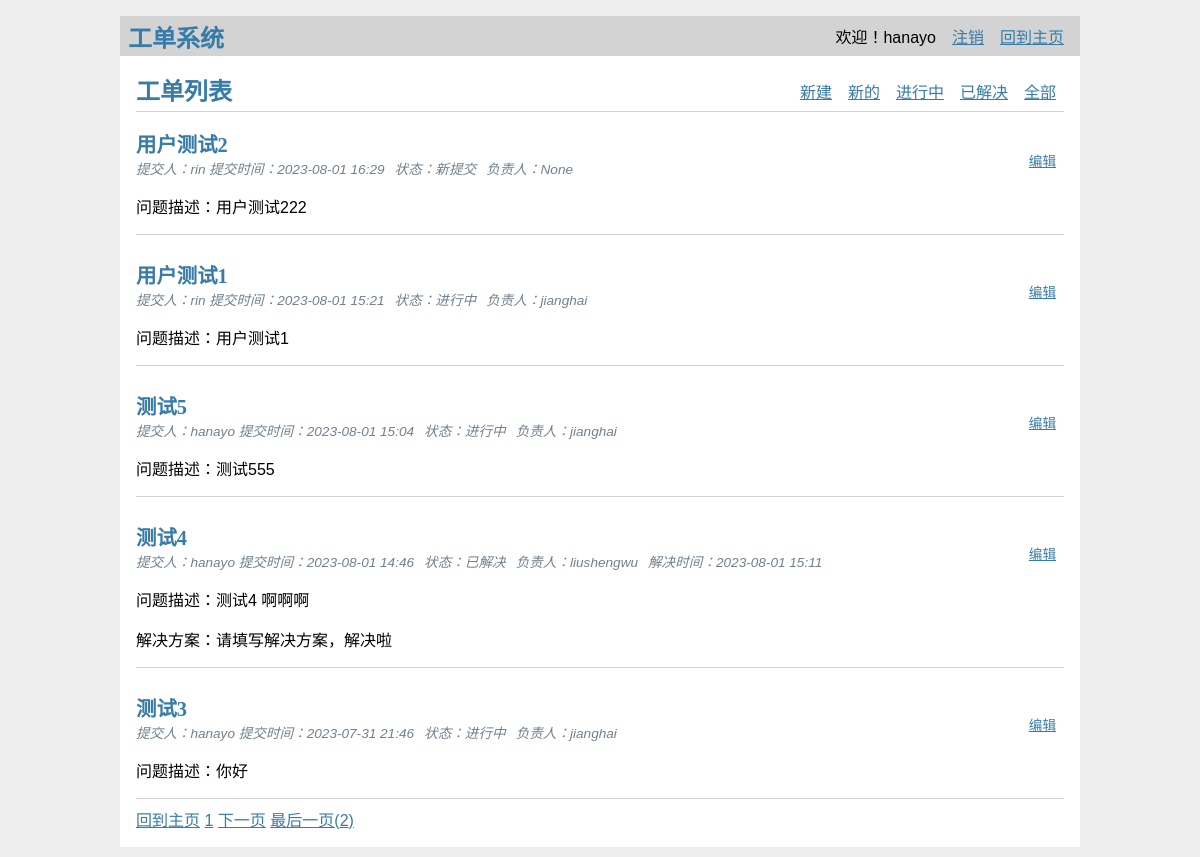
Page / (signed in) on the earlier database version.
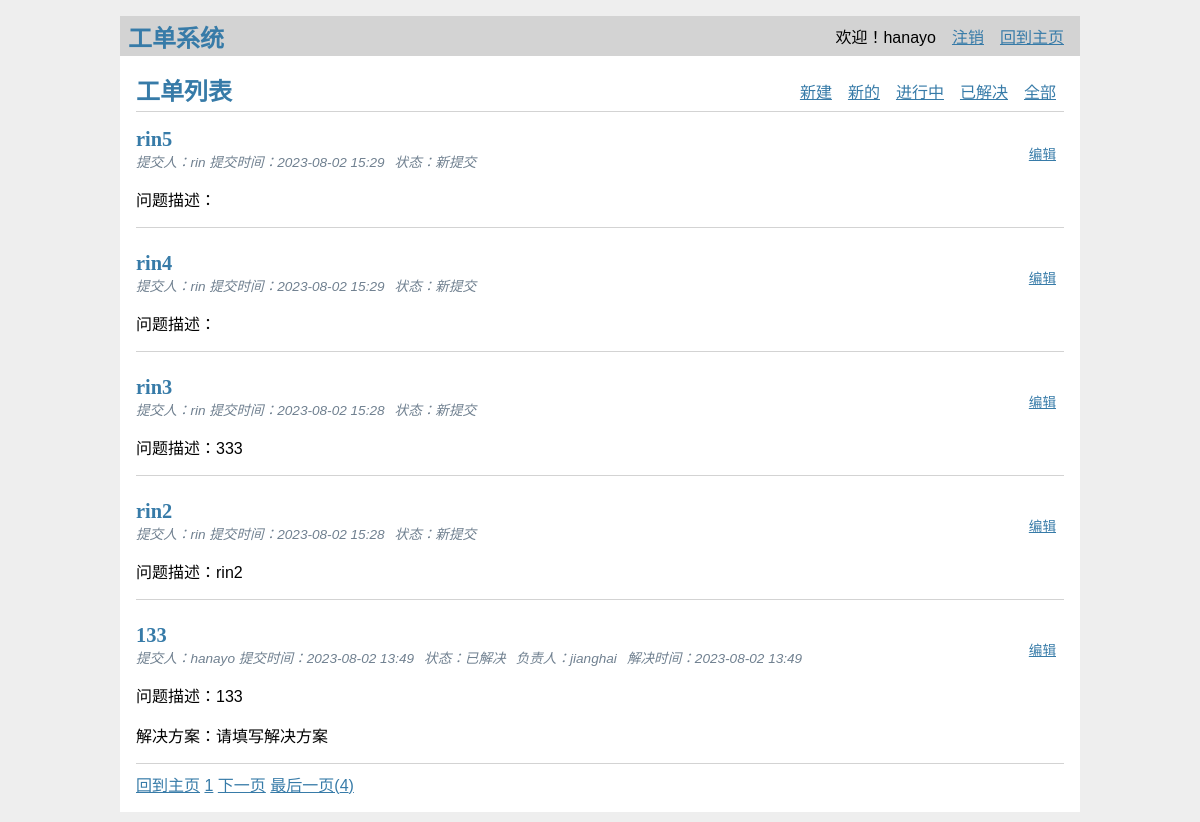
Same page on the later database version.
### tables this page shows
CREATE TABLE user (
  id INTEGER PRIMARY KEY AUTOINCREMENT,
  username TEXT UNIQUE NOT NULL,
  password TEXT NOT NULL
);

CREATE TABLE post (
  id INTEGER PRIMARY KEY AUTOINCREMENT,
  author_id INTEGER NOT NULL,
  created TIMESTAMP NOT NULL DEFAULT CURRENT_TIMESTAMP,
  title TEXT NOT NULL,
  body TEXT NOT NULL,
  category TEXT NOT NULL,
  status TEXT NOT NULL,
  solution TEXT,
  owner TEXT,
  done TIMESTAMP,
  FOREIGN KEY (author_id) REFERENCES user (id)
);

### flaskr/blog.py (the view)
@bp.route('/')
@login_required  # 该装饰器表示该页面需要登录，否则就转到登录页
def index(page=1, key_word=None):
    key_word = key_word
    num_s = (page-1) * PAGE_SIZE
    db = get_db()
    current_userid = session['user_id']
    is_admin = False
    if current_userid in admins:
        is_admin = True
    posts, total_page = get_pages_data(is_admin, current_userid, db, num_s, PAGE_SIZE, key_word)
    return render_template('blog/index.html', posts=posts, s_dict=status_dict,
                           is_admin=is_admin, key_word=key_word, total_page=total_page, page_num=page)

### flaskr/auth.py (called while the page is built)
@bp.before_app_request
def load_logged_in_user():
    user_id = session.get('user_id')
    if user_id is None:
        g.user = None
    else:
        g.user = get_db().execute(
            'SELECT * FROM user WHERE id = ?', (user_id,)
        ).fetchone()

def login_required(view):
    @functools.wraps(view)
    def wrapped_view(**kwargs):
        if g.user is None:
            return redirect(url_for('auth.login'))
        return view(**kwargs)
    return wrapped_view

### flaskr/db.py (called while the page is built)
def get_db():
    if 'db' not in g:
        g.db = sqlite3.connect(
            current_app.config['DATABASE'],
            detect_types=sqlite3.PARSE_DECLTYPES
        )
        g.db.row_factory = sqlite3.Row
    return g.db

### flaskr/templates/blog/index.html (shortened to what this page needs)
{% extends 'base.html' %}
{% block header %}
  <h1>{% block title %}工单列表{% endblock %}</h1>
  {% if g.user %}
    <a class="action" href="{{ url_for('blog.create') }}">新建</a>
  {% endif %}
  {% if is_admin %}
    <a class="action" href="{{ url_for('blog.filter_display', status='new', page=1) }}">新的</a>
    <a class="action" href="{{ url_for('blog.filter_display', status='ongoing', page=1) }}">进行中</a>
    <a class="action" href="{{ url_for('blog.filter_display', status='closed', page=1) }}">已解决</a>
    <a class="action" href="{{ url_for('blog.index') }}">全部</a>
  {% endif %}
{% endblock %}
{% block content %}
  {% for post in posts %}
    <article class="post">
      <header>
        <div>
          <h1>{{ post['title'] }}</h1>
          <div class="about">提交人：{{ post['username'] }} 提交时间：{{ post['created'].strftime('%Y-%m-%d %H:%M') }}</div>
          <div class="about">状态：{{s_dict[post['status']]}} </div>
          {% if not post['owner'] == None %}
          <div class="about">负责人：{{post['owner']}} </div>
          {% endif %}
          {% if post['status'] == "closed" %}
          <div class="about">解决时间：{{post['done'].strftime('%Y-%m-%d %H:%M')}} </div>
          {% endif %}
        </div>
        {% if is_admin%}
          <a class="action" href="{{ url_for('blog.update', id=post['id'], key=key) }}">编辑</a>
        {% endif %}
      </header>
      <p class="body">问题描述：{{ post['body'] }}</p>
      {% if post['status'] == 'closed' %}
      <p class="body">解决方案：{{ post['solution'] }}</p>
      {% endif %}
    </article>
    {% if not loop.last %}
      <hr>
    {% endif %}
  {% endfor %}
    <hr>
    <a class="action" href="{{ url_for('blog.index') }}">回到主页</a>
    {% if total_page > 1 and not key_word %}
    <a class="action" href="{{ url_for('blog.filter_display', status='ongoing') }}">{{page_num}}</a>
        {% if total_page > page_num %}
    <a class="action" href="{{ url_for('blog.pre_page', page=(page_num+1)) }}">下一页</a>
    <a class="action" href="{{ url_for('blog.pre_page', page=total_page) }}">最后一页({{total_page}})</a>
        {% endif %}
    {% endif %}
{% endblock %}

### flaskr/templates/base.html (shortened to what this page needs)
<!doctype html>
<link rel="stylesheet" href="{{ url_for('static', filename='style.css') }}">
<nav>
  <h1>工单系统</h1>
  <ul>
    {% if g.user %}
      <li><span>欢迎！{{ g.user['username'] }}</span>
      <li><a href="{{ url_for('auth.logout') }}">注销</a>
      <li><a href="/">回到主页</a>
    {% else %}
      <li><a href="{{ url_for('auth.register') }}">注册</a>
      <li><a href="{{ url_for('auth.login') }}">登录</a>
    {% endif %}
  </ul>
</nav>
<section class="content">
  <header>
    {% block header %}{% endblock %}
  </header>
  {% block content %}{% endblock %}
</section>

### flaskr/static/style.css (style rules this page uses)
h1, h2, h3, h4, h5, h6 { font-family: serif; color: #377ba8; margin: 1rem 0; }
a { color: #377ba8; }
hr { border: none; border-top: 1px solid lightgray; }
nav { background: lightgray; display: flex; align-items: center; padding: 0 0.5rem; }
nav h1 { flex: auto; margin: 0; }
nav ul { display: flex; list-style: none; margin: 0; padding: 0; }
nav ul li a, nav ul li span, header .action { display: block; padding: 0.5rem; }
.content { padding: 0 1rem 1rem; }
.content > header { border-bottom: 1px solid lightgray; display: flex; align-items: flex-end; }
.content > header h1 { flex: auto; margin: 1rem 0 0.25rem 0; }
.post > header { display: flex; align-items: flex-end; font-size: 0.85em; }
.post > header > div:first-of-type { flex: auto; }
.post > header h1 { font-size: 1.5em; margin-bottom: 0; }
.post .about { color: slategray; font-style: italic; float: left; margin-right:10px }
.post .body { white-space: pre-line; }
.content:last-child { margin-bottom: 0; }

Differences in the rows shown:
no longer on this page (row unchanged): post: title "用户测试2", username "rin", created "2023-08-01 16:29", status "新提交", owner "None", body "用户测试222"
no longer on this page (row unchanged): post: title "用户测试1", username "rin", created "2023-08-01 15:21", status "进行中", owner "jianghai", body "用户测试1"
no longer on this page (row unchanged): post: title "测试5", username "hanayo", created "2023-08-01 15:04", status "进行中", owner "jianghai", body "测试555"
no longer on this page (row unchanged): post: title "测试4", username "hanayo", created "2023-08-01 14:46", status "已解决", owner "liushengwu", done "2023-08-01 15:11", body "测试4 啊啊啊", solution "请填写解决方案，解决啦"
no longer on this page (row unchanged): post: title "测试3", username "hanayo", created "2023-07-31 21:46", status "进行中", owner "jianghai", body "你好"
added post: title "rin5", username "rin", created "2023-08-02 15:29", status "新提交"
added post: title "rin4", username "rin", created "2023-08-02 15:29", status "新提交"
added post: title "rin3", username "rin", created "2023-08-02 15:28", status "新提交", body "333"
added post: title "rin2", username "rin", created "2023-08-02 15:28", status "新提交", body "rin2"
added post: title "133", username "hanayo", created "2023-08-02 13:49", status "已解决", owner "jianghai", done "2023-08-02 13:49", body "133", solution "请填写解决方案"
Other differences:
{{ total_page }}: "2" → "4"
